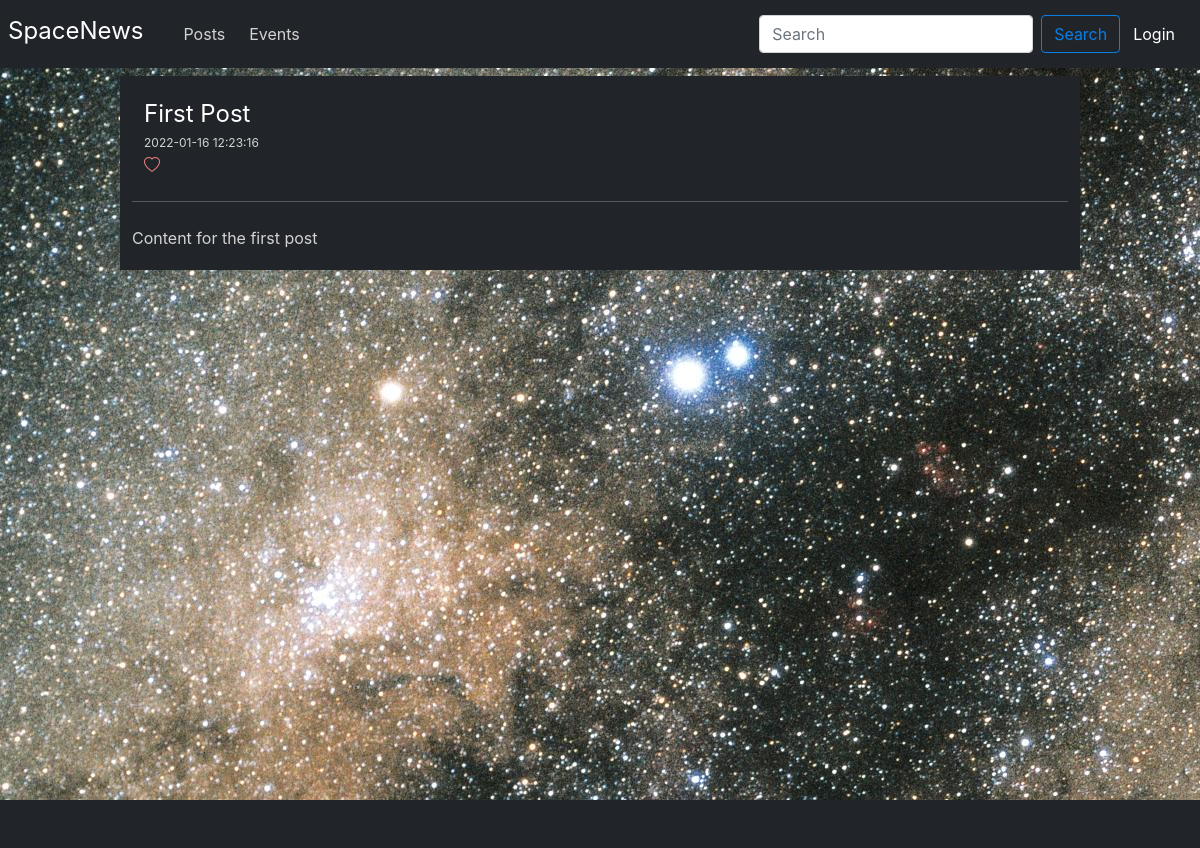
/1, run on an earlier commit of the app's database.
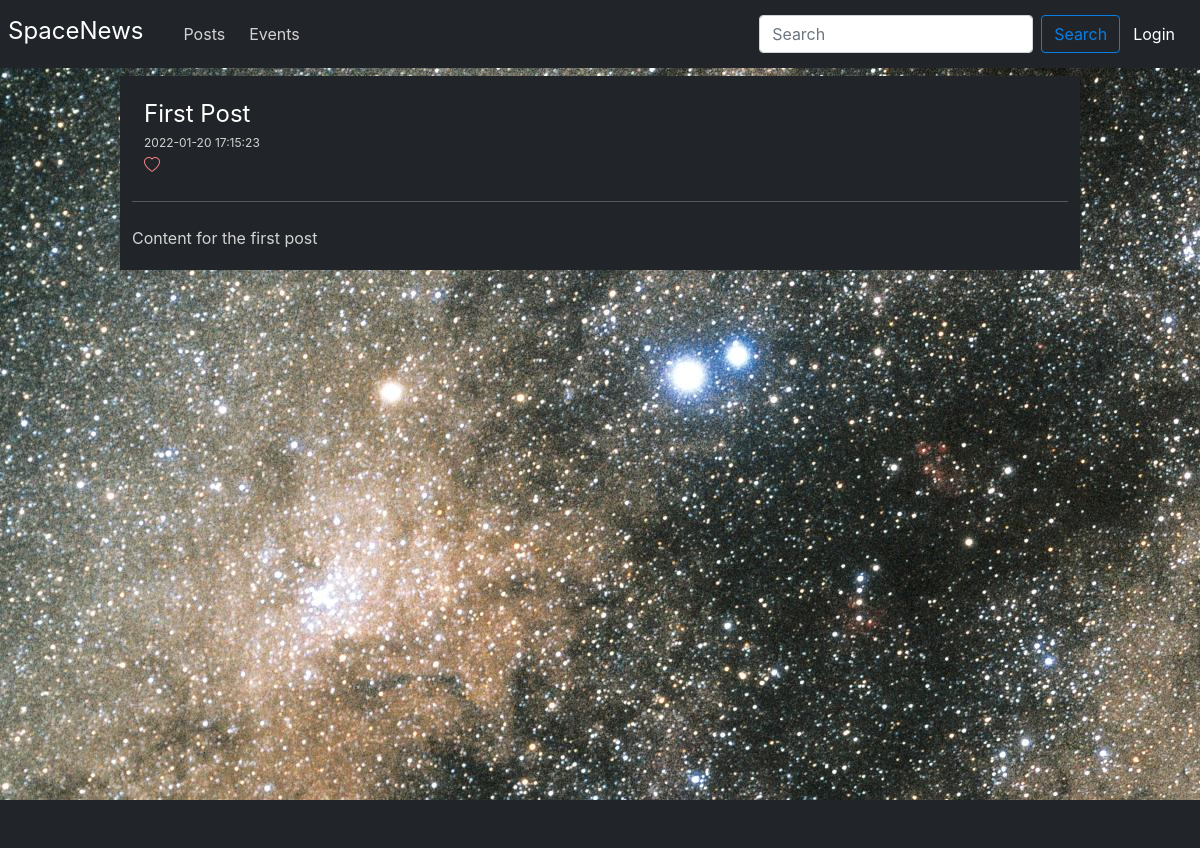
And on a later commit of the database.
### tables this page shows
CREATE TABLE Posts(
   id_post INTEGER PRIMARY KEY AUTOINCREMENT,
   title_post TEXT NOT NULL,
   content_post TEXT NOT NULL,
   created DATE NOT NULL DEFAULT CURRENT_TIMESTAMP
);

### main.py (the view)
@main.route('/<int:id_post>')
def post(id_post):
    post = get_post(id_post)
    co = get_db_connection()
    cur = co.cursor()
    cur.execute("SELECT * FROM liked WHERE email = ? AND id_post = ?", (session.get('email'), id_post))
    co.commit()
    result = cur.fetchall()
    co.close()
    if result:
        liked = 1
    else:
        liked = 0
    edit = get_perm("edit")
    return render_template('post.html', post=post, liked=liked, edit=edit)

### __init__.py (called while the page is built)
def get_db_connection():
    conn = sqlite3.connect('project/database.db')
    conn.row_factory = sqlite3.Row
    return conn

def get_perm(right):
    co = get_db_connection()
    cur = co.cursor()
    cur.execute("SELECT rights_name FROM Users NATURAL JOIN Role NATURAL JOIN Posses NATURAL JOIN RIGHTS WHERE email=?",
                (session.get('email'),))
    rights = cur.fetchall()
    co.close()
    for r in rights:
        print(r[0])
        if r[0] == right:
            return True
    return False

### main.py (called while the page is built)
def get_post(id_post):
    conn = get_db_connection()
    post = conn.execute('SELECT * FROM Posts WHERE id_post = ?', (id_post,)).fetchone()
    conn.close()
    if post is None:
        abort(404)
    return post

### templates/post.html (shortened to what this page needs)
{% extends 'base.html' %}
{% block content %}
<div class="container-fluid">
    <div class="row">
        <div class="col-11">
            <div>
                <h2 class="title_post pt-3">{% block title %} {{ post['title_post'] }} {% endblock %}</h2>
                <span class="creation_date">{{ post['created'] }}</span>
            </div>
            {% if liked == 0 %}
            <a href="{{ url_for('main.liked',id_post=post['id_post']) }}" class="bi-heart"
               style="width: 1em; height: 1em; color: lightcoral"></a>
            {% else %}
            <a href="{{ url_for('main.unliked',id_post=post['id_post']) }}" class="bi-heart-fill"
               style="width: 1em; height: 1em; color: lightcoral"></a>
            {% endif %}
        </div>
        <div class="col-1">
        </div>
    </div>
</div>
<hr style="color: lightgray">
<p class="post_content pb-3">{{ post['content_post'] }}</p>
{% endblock %}

What changed in the data, as far as the page shows it:
changed Posts "First Post": created "2022-01-16 12:23:16" → "2022-01-20 17:15:23"
